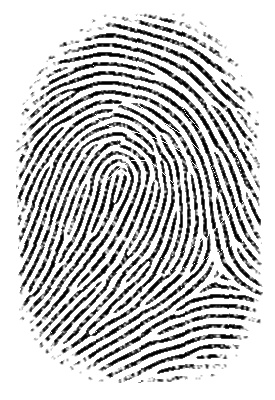
#> input picture dataset_huellas/base/ImpresionDebil/id1/debil_id1_imp006.jpg, 275 x 400 px
$ python preprocesar.py   (older library calls are emulated)
#> lines starting #> are read from the running program, lines starting #| are printed output that depends on the picture; after the words box and inside, x2 and y2 are one past the last pixel; in counts of white or black regions, pixels touching at a corner belong together
"""Preprocesamiento universal de huellas dactilares sinteticas.

Una unica funcion publica, `preprocesar_huella`, sirve para cualquier imagen
(cualquier identidad, con o sin traslacion / rotacion / ruido / rayones): no
sabe que efecto trae y todo se estima de la propia imagen.

Pasos: gris -> normalizacion -> mascara ROI -> alineacion (traslacion +
rotacion) -> filtrado -> binarizacion.

Convencion de salida: crestas = 0 (negro), fondo = 255 (blanco), lienzo fijo
CANVAS_HW para todas las huellas.
"""
import argparse
from pathlib import Path

import cv2
import numpy as np
from scipy import ndimage

CANVAS_HW = (448, 320)  # alto, ancho del lienzo de salida
MARGEN_CENTRO = 0.10    # el centro estimado de la huella debe caer entre el 10 % y el 90 % del cuadro (ver alinear)
METODO_DEFECTO = "D"
METODOS = ("A", "B", "C", "D", "E")

RAIZ = Path(__file__).resolve().parent.parent
ENTRADA = RAIZ / "dataset_huellas" / "base"
SALIDA = RAIZ / "dataset_huellas" / "procesadas"


# --------------------------------------------------------------------------
# Entrada / salida
# --------------------------------------------------------------------------
def a_gris(entrada):
    """Acepta ruta o ndarray (gris o color) y devuelve uint8 2D."""
    if isinstance(entrada, (str, Path)):
        datos = np.fromfile(str(entrada), dtype=np.uint8)  # robusto con tildes en Windows
        g = cv2.imdecode(datos, cv2.IMREAD_GRAYSCALE)
        if g is None:
            raise ValueError(f"No se pudo leer la imagen: {entrada}")
        return g
    g = np.asarray(entrada)
    if g.ndim == 3:
        g = cv2.cvtColor(g, cv2.COLOR_BGR2GRAY)
    return g.astype(np.uint8)


def guardar_png(ruta, img):
    ruta = Path(ruta)
    ruta.parent.mkdir(parents=True, exist_ok=True)
    ok, buf = cv2.imencode(".png", img)
    if not ok:
        raise ValueError(f"No se pudo codificar {ruta}")
    buf.tofile(str(ruta))


# --------------------------------------------------------------------------
# 1. Normalizacion de contraste
# --------------------------------------------------------------------------
def normalizar(g):
    """Estira el rango por percentiles 1-99 (no altera imagenes ya binarias)."""
    lo, hi = np.percentile(g, (1, 99))
    if hi - lo < 10:
        return g
    return np.clip((g.astype(np.float32) - lo) * 255.0 / (hi - lo), 0, 255).astype(np.uint8)


# --------------------------------------------------------------------------
# 2. Mascara ROI (region con crestas)
# --------------------------------------------------------------------------
def mascara_roi(g):
    """Mascara binaria uint8 {0,1} de la zona de huella.

    La mediana 3x3 elimina la sal y pimienta del fondo; la densidad local de
    tinta separa la huella (~20-30 % de tinta, incluso con crestas finas) del
    fondo (~0 %).
    """
    tinta = (255 - cv2.medianBlur(g, 3)).astype(np.float32) / 255.0
    dens = cv2.blur(tinta, (21, 21))
    m = (dens > 0.05).astype(np.uint8)
    el = cv2.getStructuringElement(cv2.MORPH_ELLIPSE, (21, 21))
    m = cv2.morphologyEx(m, cv2.MORPH_CLOSE, el)
    m = ndimage.binary_fill_holes(m).astype(np.uint8)
    m = cv2.morphologyEx(m, cv2.MORPH_OPEN, el)
    n, etiquetas, stats, _ = cv2.connectedComponentsWithStats(m, connectivity=8)
    if n <= 1:  # imagen vacia: usar todo el cuadro
        return np.ones_like(m)
    mayor = 1 + int(np.argmax(stats[1:, cv2.CC_STAT_AREA]))
    return (etiquetas == mayor).astype(np.uint8)


# --------------------------------------------------------------------------
# 3. Alineacion (traslacion + rotacion)
# --------------------------------------------------------------------------
def _geometria(mask):
    """(angulo_eje_mayor, excentricidad, (cx, cy)) de la huella.

    Angulo en grados con x a la derecha e y hacia abajo, en (-90, 90].
    Si la huella toca el borde del cuadro (esta cortada por una traslacion) los
    momentos de la mascara se sesgan; en ese caso se ajusta una elipse solo a
    la parte del contorno que NO esta sobre el borde.
    """
    h, w = mask.shape
    M = cv2.moments(mask, binaryImage=True)
    mu20, mu02, mu11 = M["mu20"] / M["m00"], M["mu02"] / M["m00"], M["mu11"] / M["m00"]
    ang = 0.5 * np.degrees(np.arctan2(2 * mu11, mu20 - mu02))
    d = np.sqrt(4 * mu11 ** 2 + (mu20 - mu02) ** 2)
    l1, l2 = (mu20 + mu02 + d) / 2, (mu20 + mu02 - d) / 2
    ecc = float(np.sqrt(l1 / max(l2, 1e-9)))
    centro = (M["m10"] / M["m00"], M["m01"] / M["m00"])

    cont, _ = cv2.findContours(mask, cv2.RETR_EXTERNAL, cv2.CHAIN_APPROX_NONE)
    pts = max(cont, key=len)[:, 0, :]
    libres = pts[(pts[:, 0] > 2) & (pts[:, 0] < w - 3) & (pts[:, 1] > 2) & (pts[:, 1] < h - 3)]
    if len(libres) < len(pts) * 0.95 and len(libres) >= 30:  # cortada por el borde
        (ex, ey), (d1, d2), a = cv2.fitEllipse(libres.astype(np.float32).reshape(-1, 1, 2))
        mayor, menor = max(d1, d2), min(d1, d2)
        if 1.1 < mayor / menor < 2.5 and -0.25 * w < ex < 1.25 * w and -0.25 * h < ey < 1.25 * h:
            a_mayor = a if d1 >= d2 else a + 90.0
            a_mayor = (a_mayor + 90.0) % 180.0 - 90.0
            return a_mayor, mayor / menor, (ex, ey)
    return ang, ecc, centro


def alinear(g, mask):
    """Centra la huella en el lienzo y pone su eje mayor vertical.

    Devuelve (imagen_alineada, mascara_alineada, angulo_aplicado).
    """
    ang, excentricidad, (cx, cy) = _geometria(mask)
    # Corrige a vertical (+-90 deg); rango (-45, 45] para evitar el volteo de 180.
    delta = ang - 90.0 if ang > 0 else ang + 90.0
    # Casi redonda, ya vertical, o angulo absurdo (> 35 deg: mas que cualquier
    # giro esperable de un dedo) => no rotar.
    if excentricidad < 1.15 or abs(delta) < 2.0 or abs(delta) > 35.0:
        delta = 0.0
    # GUARDA DE PLAUSIBILIDAD (arregla la falla con huellas trasladadas): si la huella esta muy cortada por el
    # borde, la elipse ajustada a la parte visible del contorno puede dar un centro IMPOSIBLE (fuera del cuadro,
    # p. ej. x = 287 en una imagen de 275 px) y un giro falso. Con un centro asi la huella quedaba girada, cortada
    # y en una esquina del lienzo. En ese caso la estimacion no es confiable: no se gira y se centra con el centroide
    # de la parte visible de la mascara (es sesgado, pero siempre cae dentro del cuadro).
    alto, ancho = mask.shape
    if not (MARGEN_CENTRO * ancho < cx < (1 - MARGEN_CENTRO) * ancho
            and MARGEN_CENTRO * alto < cy < (1 - MARGEN_CENTRO) * alto):
        M0 = cv2.moments(mask, binaryImage=True)
        cx, cy = M0["m10"] / M0["m00"], M0["m01"] / M0["m00"]
        delta = 0.0
    h, w = CANVAS_HW
    M = cv2.getRotationMatrix2D((cx, cy), delta, 1.0)
    M[0, 2] += w / 2.0 - cx
    M[1, 2] += h / 2.0 - cy
    g2 = cv2.warpAffine(g, M, (w, h), flags=cv2.INTER_CUBIC, borderValue=255)
    m2 = cv2.warpAffine(mask, M, (w, h), flags=cv2.INTER_NEAREST, borderValue=0)
    return g2, m2, delta


# --------------------------------------------------------------------------
# 4. Filtrado
# --------------------------------------------------------------------------
def campo_orientacion(f, sigma=6.0):
    """Angulo del gradiente dominante por pixel (alfa, en [-pi/2, pi/2]) y
    coherencia en [0, 1]. Tensor de estructura suavizado (metodo de Bazen-Gerez)."""
    gx = cv2.Sobel(f, cv2.CV_32F, 1, 0, ksize=3)
    gy = cv2.Sobel(f, cv2.CV_32F, 0, 1, ksize=3)
    gxx = cv2.GaussianBlur(gx * gx, (0, 0), sigma)
    gyy = cv2.GaussianBlur(gy * gy, (0, 0), sigma)
    gxy = cv2.GaussianBlur(gx * gy, (0, 0), sigma)
    alfa = 0.5 * np.arctan2(2 * gxy, gxx - gyy)
    coh = np.sqrt((gxx - gyy) ** 2 + 4 * gxy ** 2) / (gxx + gyy + 1e-6)
    return alfa, coh


def periodo_crestas(f, mask):
    """Periodo medio de cresta (px) con el pico radial de la FFT."""
    h, w = f.shape
    x = (f - f[mask > 0].mean()) * mask
    x = x * np.outer(np.hanning(h), np.hanning(w))
    mag = np.abs(np.fft.fftshift(np.fft.fft2(x)))
    yy, xx = np.indices(mag.shape)
    r = np.hypot((yy - h / 2) / h, (xx - w / 2) / w)  # ciclos/pixel
    bins = np.linspace(1 / 16.0, 1 / 4.0, 60)  # periodos entre 4 y 16 px
    idx = np.digitize(r.ravel(), bins)
    suma = np.bincount(idx, weights=mag.ravel(), minlength=len(bins) + 1)[1:len(bins)]
    cuenta = np.bincount(idx, minlength=len(bins) + 1)[1:len(bins)]
    perfil = suma / np.maximum(cuenta, 1)
    frec = 0.5 * (bins[:-1] + bins[1:])[int(np.argmax(perfil))]
    return float(np.clip(1.0 / frec, 5.0, 14.0))


def gabor_orientado(g, mask, n_orient=16):
    """Realce de crestas con Gabor orientado (Hong, Wan y Jain, 1998).

    Cada pixel se filtra con el Gabor sintonizado a su orientacion local, de
    modo que rayones y cortes se rellenan siguiendo la direccion de la cresta.
    Devuelve una imagen float32 (tinta alta) y la coherencia.
    """
    tinta = (255 - g).astype(np.float32) / 255.0
    tinta = cv2.medianBlur((tinta * 255).astype(np.uint8), 3).astype(np.float32) / 255.0
    alfa, coh = campo_orientacion(tinta)
    lam = periodo_crestas(tinta, mask.astype(np.float32))
    sigma = 0.5 * lam
    r = int(np.ceil(2.5 * sigma))
    yy, xx = np.mgrid[-r:r + 1, -r:r + 1].astype(np.float32)
    env = np.exp(-(xx ** 2 + yy ** 2) / (2 * sigma ** 2))
    resp = []
    for i in range(n_orient):
        a = np.pi * i / n_orient
        k = env * np.cos(2 * np.pi * (xx * np.cos(a) + yy * np.sin(a)) / lam)
        k -= k.mean()
        k /= np.abs(k).sum()
        resp.append(cv2.filter2D(tinta, cv2.CV_32F, k, borderType=cv2.BORDER_REFLECT))
    resp = np.stack(resp)
    idx = np.round((alfa % np.pi) / np.pi * n_orient).astype(int) % n_orient
    out = np.take_along_axis(resp, idx[None], axis=0)[0]
    return out, coh


def limpiar(ink, mask, min_px=30):
    """Quita motas de tinta y rellena huecos blancos menores a min_px dentro de la mascara."""
    ink = ink.astype(np.uint8)
    for valor in (1, 0):  # 1: motas de tinta, 0: agujeros
        x = ink if valor == 1 else 1 - ink
        n, et, st, _ = cv2.connectedComponentsWithStats(x, connectivity=8)
        chicos = np.isin(et, 1 + np.where(st[1:, cv2.CC_STAT_AREA] < min_px)[0])
        if valor == 1:
            ink[chicos] = 0
        else:
            ink[chicos & (mask > 0)] = 1
    return ink


# --------------------------------------------------------------------------
# 5. Binarizacion + filtrado por metodo
# --------------------------------------------------------------------------
def _otsu(img_u8, mask):
    vals = img_u8[mask > 0]
    if vals.size == 0:
        vals = img_u8.ravel()
    t, _ = cv2.threshold(vals.reshape(-1, 1), 0, 255, cv2.THRESH_BINARY + cv2.THRESH_OTSU)
    return t


def filtrar_y_binarizar(g, mask, metodo=METODO_DEFECTO):
    """g: gris alineado, mask: mascara alineada. Devuelve tinta {0,1}."""
    if metodo in ("A", "E"):
        f = cv2.medianBlur(g, 3)
        ink = (f <= _otsu(f, mask)).astype(np.uint8)
    elif metodo == "B":
        f = cv2.GaussianBlur(g, (3, 3), 0)
        ink = (cv2.adaptiveThreshold(f, 1, cv2.ADAPTIVE_THRESH_GAUSSIAN_C,
                                     cv2.THRESH_BINARY_INV, 21, 4)).astype(np.uint8)
    elif metodo in ("C", "D"):
        out, _ = gabor_orientado(g, mask)
        o8 = np.clip((out - out.min()) / (np.ptp(out) + 1e-9) * 255, 0, 255).astype(np.uint8)
        ink = (o8 >= _otsu(o8, mask)).astype(np.uint8)
    else:
        raise ValueError(f"metodo desconocido: {metodo}")
    ink = ink * mask
    if metodo in ("D", "E"):
        ink = limpiar(ink, mask)
    return ink


# --------------------------------------------------------------------------
# API publica
# --------------------------------------------------------------------------
def preprocesar_huella(entrada, metodo=METODO_DEFECTO, devolver_pasos=False):
    """Preprocesa UNA huella cualquiera.

    entrada: ruta o ndarray. Devuelve imagen uint8 CANVAS_HW con crestas=0 y
    fondo=255 (o un dict con los pasos intermedios si devolver_pasos=True).
    """
    gris = a_gris(entrada)
    norm = normalizar(gris)
    mask = mascara_roi(norm)
    alin, mask2, ang = alinear(norm, mask)
    ink = filtrar_y_binarizar(alin, mask2, metodo)
    binaria = np.where(ink > 0, 0, 255).astype(np.uint8)
    if devolver_pasos:
        return {"gris": gris, "normalizada": norm, "mascara": mask * 255,
                "alineada": alin, "mascara_alineada": mask2 * 255,
                "angulo": ang, "binaria": binaria}
    return binaria


def procesar_carpeta(metodo=METODO_DEFECTO, entrada=ENTRADA, salida=SALIDA):
    """Procesa dataset_huellas/base/<efecto>/id<N>/*.jpg -> dataset_huellas/procesadas/ (espejo, PNG)."""
    n = 0
    for ruta in sorted(entrada.glob("*/id*/*.jpg")):
        rel = ruta.relative_to(entrada).with_suffix(".png")
        guardar_png(salida / rel, preprocesar_huella(ruta, metodo))
#> in a_gris, g is the input picture: shape (400, 275); min 0, max 255, mean 197.6
#> in normalizar, `lo, hi = np.percentile(g, (1, 99))`: lo = 0; hi = 255
#> in mascara_roi, `m = (dens > 0.05).astype(np.uint8)`: m: shape (400, 275); values 0 (black) and 1 (white), 72.4% white; 1 black region, box (x1, y1, x2, y2) and area: (0, 0, 275, 400) 30383
#> in mascara_roi, `m = cv2.morphologyEx(m, cv2.MORPH_CLOSE, el)`: m: shape (400, 275); values 0 (black) and 1 (white), 73.2% white; 3 black regions, box (x1, y1, x2, y2) and area: (0, 0, 275, 400) 21850, (162, 0, 275, 194) 7332, (264, 251, 275, 280) 265
#> in mascara_roi, `m = cv2.morphologyEx(m, cv2.MORPH_OPEN, el)`:
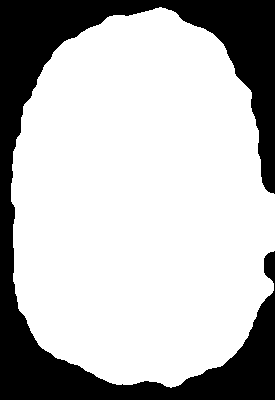
#> m: shape (400, 275); values 0 (black) and 1 (white), 73.1% white; 1 black region, box (x1, y1, x2, y2) and area: (0, 0, 275, 400) 29615
#> in mascara_roi, `n, etiquetas, stats, _ = cv2.connectedComponentsWithStats(m, connectiv..`: etiquetas: shape (400, 275) int32; values 0 (black) and 1 (white), 73.1% white; 1 black region
#> in mascara_roi, `n, etiquetas, stats, _ = cv2.connectedComponentsWithStats(m, connectiv..`: n = 2; stats = [[0, 0, 275, 400, 29615], [11, 7, 264, 381, 80385]]
#> in mascara_roi, `mayor = 1 + int(np.argmax(stats[1:, cv2.CC_STAT_AREA]))`: mayor = 1
#> in _geometria, `M = cv2.moments(mask, binaryImage=True)`: M = moments, m00 80385, centre m10/m00, m01/m00 = (140.4, 202.8)
#> in _geometria, `mu20, mu02, mu11 = M["mu20"] / M["m00"], M["mu02"] / M["m00"], M["mu11..`: mu20 = 4484.4; mu02 = 9226.9; mu11 = 80.64
#> in _geometria, `ang = 0.5 * np.degrees(np.arctan2(2 * mu11, mu20 - mu02))`: ang = 89.03
#> in _geometria, `d = np.sqrt(4 * mu11 ** 2 + (mu20 - mu02) ** 2)`: d = 4745.2
#> in _geometria, `l1, l2 = (mu20 + mu02 + d) / 2, (mu20 + mu02 - d) / 2`: l1 = 9228.3; l2 = 4483.1
#> in _geometria, `ecc = float(np.sqrt(l1 / max(l2, 1e-9)))`: ecc = 1.43
#> in _geometria, `centro = (M["m10"] / M["m00"], M["m01"] / M["m00"])`: centro = (140.4, 202.8)
#> in _geometria, `cont, _ = cv2.findContours(mask, cv2.RETR_EXTERNAL, cv2.CHAIN_APPROX_N..`: cont = 1 contour; box (x1, y1, x2, y2) and area: (11, 7, 275, 388) 79894
#> in _geometria, `pts = max(cont, key=len)[:, 0, :]`: pts = 979 pairs, first value 11 to 274, second value 7 to 387
#> in _geometria, `libres = pts[(pts[:, 0] > 2) & (pts[:, 0] < w - 3) & (pts[:, 1] > 2) &..`: libres = 906 pairs, first value 11 to 271, second value 7 to 387
#> in _geometria, `(ex, ey), (d1, d2), a = cv2.fitEllipse(libres.astype(np.float32).resha..`: ex = 139.8; ey = 203.4; d1 = 264.8; d2 = 385; a = 179.4
#> in _geometria, `mayor, menor = max(d1, d2), min(d1, d2)`: mayor = 385; menor = 264.8
#> in _geometria, `a_mayor = a if d1 >= d2 else a + 90.0`: a_mayor = 269.4
#> in _geometria, `a_mayor = (a_mayor + 90.0) % 180.0 - 90.0`: a_mayor = 89.39
#> in alinear, `ang, excentricidad, (cx, cy) = _geometria(mask)`: excentricidad = 1.45; cx = 139.8; cy = 203.4
#> in alinear, `delta = ang - 90.0 if ang > 0 else ang + 90.0`: delta = -0.614
#> in alinear, `M = cv2.getRotationMatrix2D((cx, cy), delta, 1.0)`: M = [[1, 0, 0], [0, 1, 0]]
#> in alinear, `m2 = cv2.warpAffine(mask, M, (w, h), flags=cv2.INTER_NEAREST, borderVa..`: m2: shape (448, 320); values 0 (black) and 1 (white), 56.1% white; 1 black region, box (x1, y1, x2, y2) and area: (0, 0, 320, 448) 62975
#> in preprocesar_huella, `alin, mask2, ang = alinear(norm, mask)`: ang = 0
#> in periodo_crestas, `mag = np.abs(np.fft.fftshift(np.fft.fft2(x)))`:
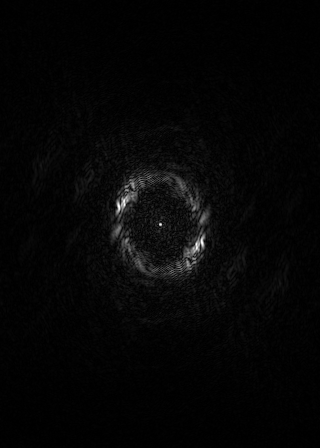
#> mag: shape (448, 320) float64; min 0.0585, max 982.3, mean 23; drawn with min black and max white
#> in periodo_crestas, `suma = np.bincount(idx, weights=mag.ravel(), minlength=len(bins) + 1)[..`: suma = 59 values, max 77263.7 at index 16, min 11484 at index 1, mean 31753.3
#> in periodo_crestas, `perfil = suma / np.maximum(cuenta, 1)`: perfil = 59 values, max 231.3 at index 16, min 26.56 at index 58, mean 84.58
#> in periodo_crestas, `frec = 0.5 * (bins[:-1] + bins[1:])[int(np.argmax(perfil))]`: frec = 0.115
#> in gabor_orientado, `lam = periodo_crestas(tinta, mask.astype(np.float32))`: lam = 8.7
#> in gabor_orientado, `sigma = 0.5 * lam`: sigma = 4.35
#> in gabor_orientado, `r = int(np.ceil(2.5 * sigma))`: r = 11
#> after the loop in gabor_orientado, `for i in range(n_orient):`:
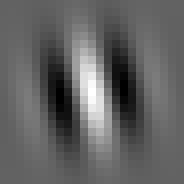
#> k: shape (23, 23) float32 (shown 8 times larger); min -0.0085, max 0.0134, mean -6.87e-11; drawn with min black and max white
#> after the loop in gabor_orientado, `for i in range(n_orient):`: resp = 16 items
#> in gabor_orientado, `idx = np.round((alfa % np.pi) / np.pi * n_orient).astype(int) % n_orient`:
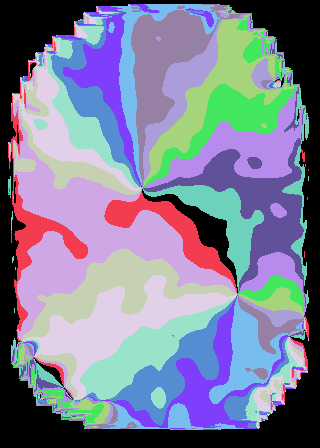
#> idx: shape (448, 320) int64; 16 distinct labels, from 0 to 15; one colour per label, 0 black
#> in gabor_orientado, `out = np.take_along_axis(resp, idx[None], axis=0)[0]`:
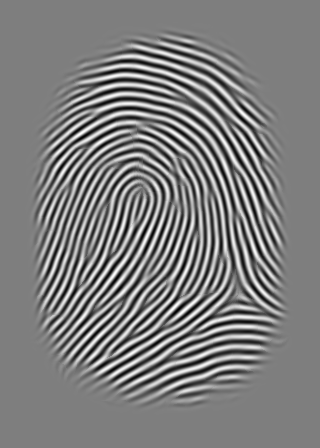
#> out: shape (448, 320) float32; min -0.434, max 0.438, mean -0.000104; drawn with min black and max white
#> in _otsu, `t, _ = cv2.threshold(vals.reshape(-1, 1), 0, 255, cv2.THRESH_BINARY + ..`: t = 128
#> in filtrar_y_binarizar, `ink = (o8 >= _otsu(o8, mask)).astype(np.uint8)`: ink: shape (448, 320); values 0 (black) and 1 (white), 29.1% white; 56 white regions (4 under 20 px), largest, box (x1, y1, x2, y2) and area: (29, 120, 211, 385) 4681, (33, 152, 181, 381) 2259, (30, 101, 289, 291) 2017
#> in filtrar_y_binarizar, `ink = ink * mask`: ink: shape (448, 320); values 0 (black) and 1 (white), 27.2% white; 53 white regions (3 under 20 px), largest, box (x1, y1, x2, y2) and area: (31, 120, 211, 379) 4599, (37, 152, 181, 373) 2213, (33, 101, 284, 289) 1944
#> the loop in limpiar, `for valor in (1, 0):` made 2 passes
#> n on passes 1 to 2: 54, 3
#> pass 1, in limpiar, `n, et, st, _ = cv2.connectedComponentsWithStats(x, connectivity=8)`:
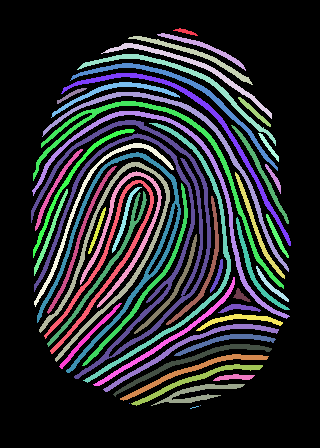
#> et: shape (448, 320) int32; 54 distinct labels, from 0 to 53; one colour per label, 0 black
#> pass 2, in limpiar, `n, et, st, _ = cv2.connectedComponentsWithStats(x, connectivity=8)`:
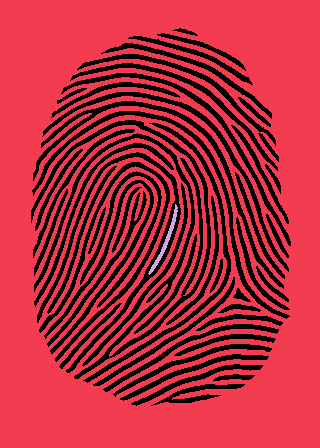
#> et: shape (448, 320) int32; 3 distinct labels, from 0 to 2; one colour per label, 0 black
#> in guardar_png, `ok, buf = cv2.imencode(".png", img)`: buf = 14939 values, max 255 at index 172, min 0 at index 8, mean 114.3
        n += 1
    return n


if __name__ == "__main__":
    ap = argparse.ArgumentParser(description=__doc__.splitlines()[0])
    ap.add_argument("--metodo", default=METODO_DEFECTO, choices=METODOS)
    args = ap.parse_args()
    print(f"{procesar_carpeta(args.metodo)} imagenes procesadas (metodo {args.metodo}) -> {SALIDA}")
